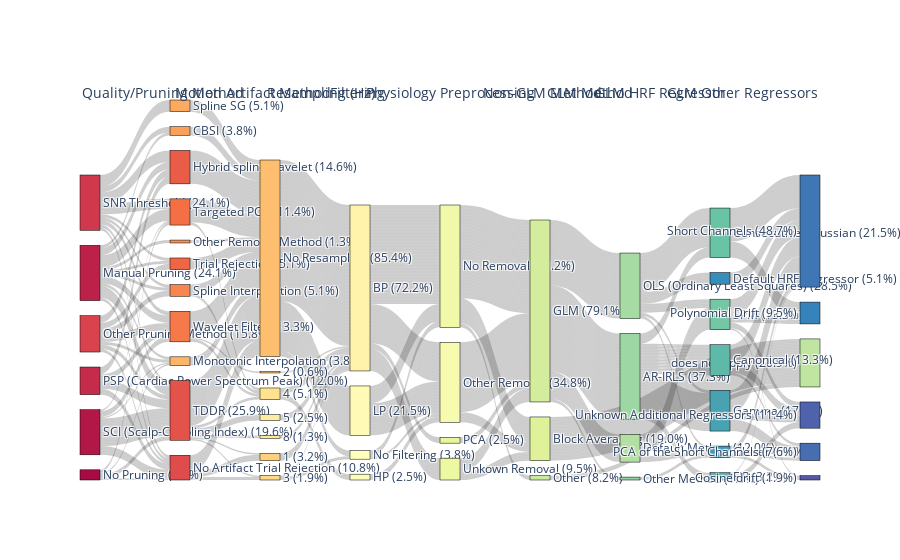

The notebook cell saved with this chart:
### Markdown cell above
**Plot Analysis Sankey Diagram**

### Code cell
fig = go.Figure(data=[go.Sankey(
    node=dict(
        pad=15,
        thickness=20,
        line=dict(color='black', width=0.5),
        label=node_labels,
        color= node_colors  # Assign the colors to the nodes
    ),
    link=dict(
        source=source,
        target=target,
        value=value,
        #color= link_colors  # Assign the colors to the links
    )
)])

fig.update_layout(
    autosize=True,
)

## Rename column labels
column_labels = column_list
# remove ":" from elements in column_labels
column_labels = [x.replace(':', '') for x in column_labels]
# rename "Removal of the Global Signals during Preprocessing" to "Physiology Preprocessing"
column_labels = [x.replace('Removal of the Global Signals during Preprocessing', 'Physiology Preprocessing') for x in column_labels]
# rename "Resample/Downsample (Hz)" to "Resampling (Hz)"
column_labels = [x.replace('Resample/Downsample (Hz)', 'Resampling (Hz)') for x in column_labels]
# rename "Filtering Coding" to "Filtering"
column_labels = [x.replace('Filtering Coding', 'Filtering') for x in column_labels]

# Calculate the x position for each column's label.
# This is a rough approximation and may need to be adjusted based on the exact look of your Sankey diagram.
x_positions = [i / (len(column_labels) - 1) for i in range(len(column_labels))]

annotations = [
    dict(
        x=x,
        y=1.05,  # Adjust the y-coordinate as per desired placement
        xref='paper',
        yref='paper',
        text=label,
        showarrow=False,
        font=dict(size=14)
    ) for x, label in zip(x_positions, column_labels)
]

# Update the layout with annotations
fig.update_layout(annotations=annotations)

fig.show()
plot(fig, filename='figs/sankey_analysispipeline.html')

### Figure 1 — Plotly figure (JSON) as saved in the notebook; plotly's stock layout.template omitted (floating-point values rounded to 4 significant figures; data arrays with more than 128 entries replaced by an {"elided": "..."} marker saying what was removed)
{"data": [{"link": {"source": {"elided": "1198 int values"}, "target": {"elided": "1198 int values"}, "value": {"elided": "1198 int values"}}, "node": {"color": ["rgba(167,11,68, 1)", "rgba(177,23,71, 1)", "rgba(188,34,73, 1)", "rgba(197,44,75, 1)", "rgba(208,56,78, 1)", "rgba(216,67,78, 1)", "rgba(222,76,75, 1)", "rgba(227,83,74, 1)", "rgba(233,92,71, 1)", "rgba(239,102,69, 1)", "rgba(244,112,68, 1)", "rgba(246,122,73, 1)", "rgba(248,134,79, 1)", "rgba(249,147,85, 1)", "rgba(251,160,91, 1)", "rgba(252,170,95, 1)", "rgba(253,181,103, 1)", "rgba(253,191,111, 1)", "rgba(254,200,119, 1)", "rgba(254,208,126, 1)", "rgba(254,218,134, 1)", "rgba(254,226,143, 1)", "rgba(254,233,153, 1)", "rgba(254,237,161, 1)", "rgba(255,243,172, 1)", "rgba(255,250,182, 1)", "rgba(255,255,190, 1)", "rgba(251,253,184, 1)", "rgba(246,251,176, 1)", "rgba(241,249,169, 1)", "rgba(237,248,163, 1)", "rgba(232,246,155, 1)", "rgba(223,242,153, 1)", "rgba(211,237,156, 1)", "rgba(202,234,158, 1)", "rgba(191,229,160, 1)", "rgba(179,224,162, 1)", "rgba(167,219,164, 1)", "rgba(156,215,164, 1)", "rgba(143,210,164, 1)", "rgba(129,205,165, 1)", "rgba(116,199,165, 1)", "rgba(105,195,165, 1)", "rgba(94,185,169, 1)", "rgba(84,174,173, 1)", "rgba(73,162,178, 1)", "rgba(65,153,182, 1)", "rgba(55,142,187, 1)", "rgba(54,130,186, 1)", "rgba(63,119,181, 1)", "rgba(70,110,177, 1)", "rgba(78,99,172, 1)", "rgba(87,88,166, 1)"], "label": ["No Pruning (4.4%)", "SCI (Scalp-Coupling Index) (19.6%)", "Manual Pruning (24.1%)", "PSP (Cardiac Power Spectrum Peak) (12.0%)", "SNR Threshold (24.1%)", "Other Pruning Method (15.8%)", "No Artifact Trial Rejection (10.8%)", "TDDR (25.9%)", "Hybrid spline wavelet (14.6%)", "Trial Rejection (5.1%)", "Targeted PCA (11.4%)", "Wavelet Filter (13.3%)", "Spline Interpolation (5.1%)", "Other Removal Method (1.3%)", "CBSI (3.8%)", "Spline SG (5.1%)", "Monotonic Interpolation (3.8%)", "No Resampling (85.4%)", "2 (0.6%)", "1 (3.2%)", "3 (1.9%)", "4 (5.1%)", "8 (1.3%)", "5 (2.5%)", "BP (72.2%)", "LP (21.5%)", "No Filtering (3.8%)", "HP (2.5%)", "Other Removal (34.8%)", "No Removal (53.2%)", "Unkown Removal (9.5%)", "PCA (2.5%)", "Block Averaging (19.0%)", "GLM (79.1%)", "Other (8.2%)", "does not apply (20.9%)", "Default Method (12.0%)", "OLS (Ordinary Least Squares) (28.5%)", "AR-IRLS (37.3%)", "Other Method (1.3%)", " (20.9%)", "SPM (13.3%)", "Consecutive Gaussian (21.5%)", "Canonical (13.3%)", "FIR (3.2%)", "Gamma (17.7%)", "Glover (5.1%)", "Default HRF Regressor (5.1%)", "Polynomial Drift (9.5%)", "Short Channels (48.7%)", "PCA of the Short Channels (7.6%)", "Unknown Additional Regressors (11.4%)", "Cosine drift (1.9%)"], "line": {"color": "black", "width": 0.5}, "pad": 15, "thickness": 20}, "type": "sankey"}], "layout": {"annotations": [{"font": {"size": 14}, "showarrow": false, "text": "Quality/Pruning Method", "x": 0, "xref": "paper", "y": 1.05, "yref": "paper"}, {"font": {"size": 14}, "showarrow": false, "text": "Motion Artifact Method", "x": 0.125, "xref": "paper", "y": 1.05, "yref": "paper"}, {"font": {"size": 14}, "showarrow": false, "text": "Resampling (Hz)", "x": 0.25, "xref": "paper", "y": 1.05, "yref": "paper"}, {"font": {"size": 14}, "showarrow": false, "text": "Filtering", "x": 0.375, "xref": "paper", "y": 1.05, "yref": "paper"}, {"font": {"size": 14}, "showarrow": false, "text": "Physiology Preprocessing", "x": 0.5, "xref": "paper", "y": 1.05, "yref": "paper"}, {"font": {"size": 14}, "showarrow": false, "text": "Non-GLM Method", "x": 0.625, "xref": "paper", "y": 1.05, "yref": "paper"}, {"font": {"size": 14}, "showarrow": false, "text": "GLM Method", "x": 0.75, "xref": "paper", "y": 1.05, "yref": "paper"}, {"font": {"size": 14}, "showarrow": false, "text": "GLM HRF Regressor", "x": 0.875, "xref": "paper", "y": 1.05, "yref": "paper"}, {"font": {"size": 14}, "showarrow": false, "text": "GLM Other Regressors", "x": 1, "xref": "paper", "y": 1.05, "yref": "paper"}], "autosize": true}}
